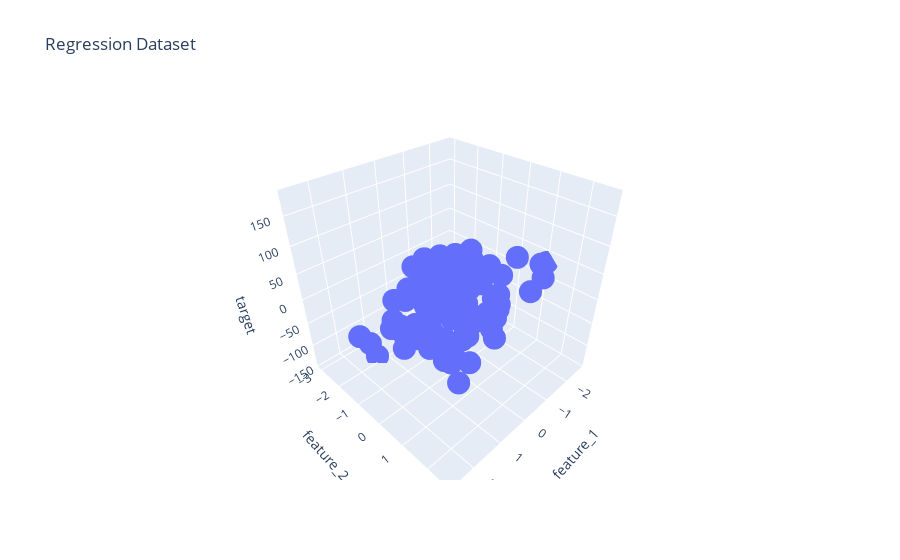

The cell this chart's notebook holds for it:
### Markdown cell above
plot 3d graph

### Code cell
fig = px.scatter_3d(df, x='feature_1', y='feature_2', z='target', title='Regression Dataset')
fig.show()
